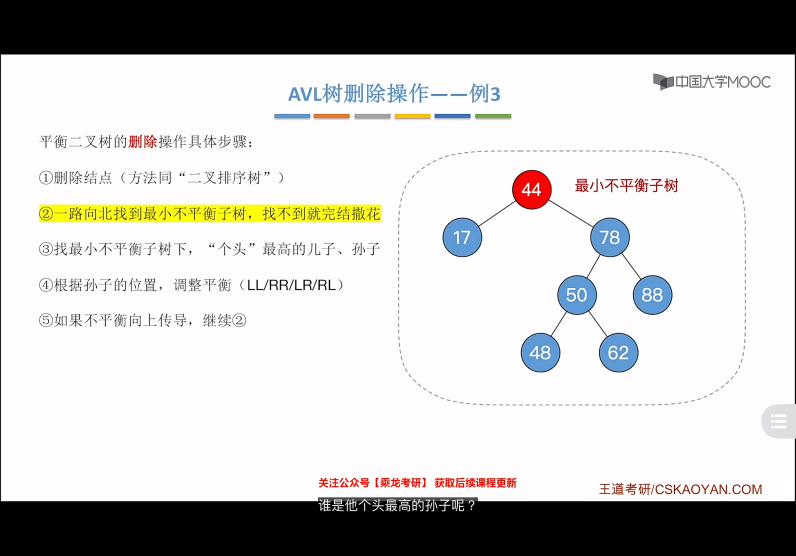
#> input picture Data-structures/assets/IMG_1072.PNG, 2388 x 1668 px (shown at 1/3 size)
$ python optimize_images.py   (older library calls are emulated)
#> lines starting #> are read from the running program, lines starting #| are printed output that depends on the picture
#> the answer given: assets
#> the answer given: out.png
import os
from PIL import Image

def optimize_images(folder_path, output_folder, quality=90, max_size=None):
    # 创建输出文件夹
#> called with folder_path = 'assets', output_folder = 'out.png', quality = 100, max_size = (800, 800)
    os.makedirs(output_folder, exist_ok=True)

    # 遍历文件夹及子文件夹
    for root, _, files in os.walk(folder_path):
        for file in files:
            # 获取文件的绝对路径
            file_path = os.path.join(root, file)
            # 检查文件扩展名是否为图片类型
            if file_path.lower().endswith(('.jpg', '.jpeg', '.png', '.gif')):
                try:
                    # 打开图片并优化
                    with Image.open(file_path) as img:
                        # 调整图片尺寸
#> img is the input picture: PIL image 2388x1668 P; mean R, G, B 198.4, 196.7, 195.5
                        if max_size is not None:
                            img.thumbnail(max_size, Image.ANTIALIAS)
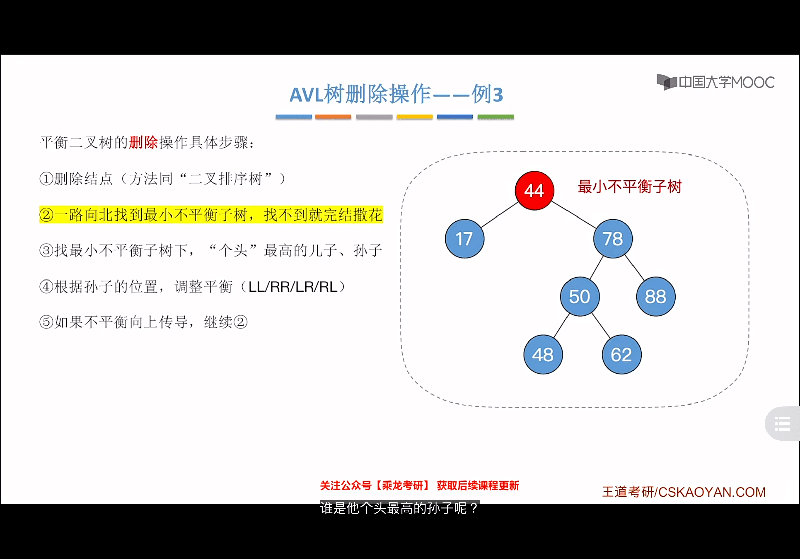
#> img: PIL image 800x559 P; mean R, G, B 198.4, 196.7, 195.5

                        # 设置压缩质量并保存图片
                        img.save(os.path.join(output_folder, file), optimize=True, quality=quality)
                except:
                    pass  # 忽略无法打开的文件或无效的图片文件

# 示例用法
# input_folder = 'path/to/input/folder'
# output_folder = 'path/to/output/folder'

input_folder = input('')
output_folder = input('')

# 调用优化函数
optimize_images(input_folder, output_folder, quality=100, max_size=(800, 800))
